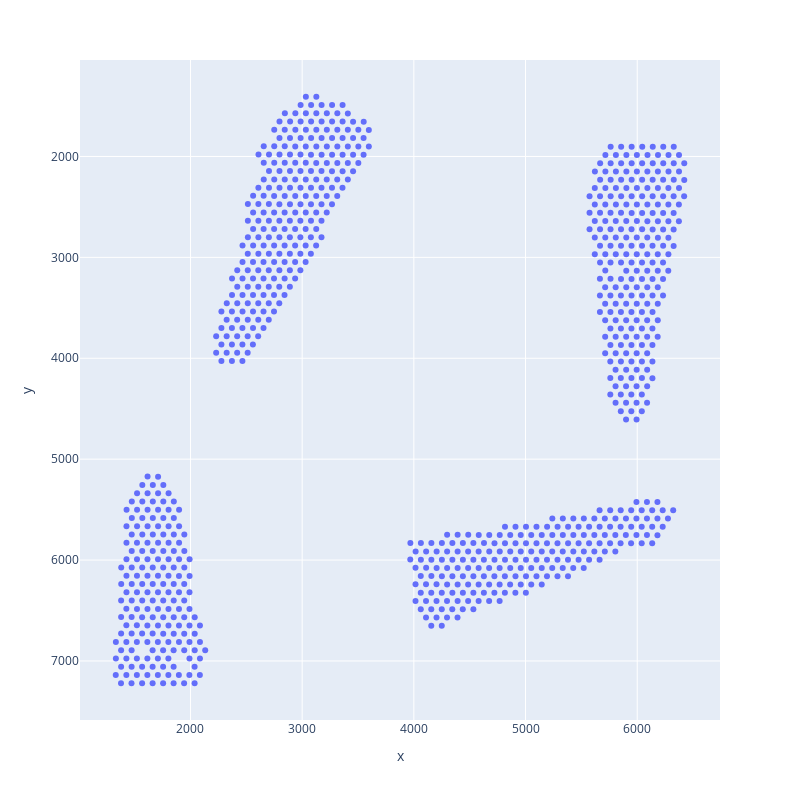

Notebook code cell kept with this figure:
### Code cell
# A619-C
adata = sc.read_h5ad('/Users/sohyun/Documents/2.SingleCellATAC/12.Spatial/2.h5adFiles/A619_C_adata_processed.h5ad')
fig = px.scatter(x=adata.obsm['spatial'][:, 0], y=adata.obsm['spatial'][:, 1])

# Invert the y-axis
fig.update_layout(
    yaxis=dict(autorange='reversed'),
    width=800,  # Set the width of the figure
    height=800  # Set the height of the figure (increased to make it longer)
)

fig.show()
Meta = adata.obs
Meta['spatial_x'] = adata.obsm['spatial'][:, 0]
Meta['spatial_y'] = adata.obsm['spatial'][:, 1]

#selected_row = Meta[(Meta['spatial_x'] == 2142) & (Meta['spatial_y'] == 4356)]
#row_name = selected_row.index[0]
#print(row_name)
get_row_name_by_spatial_coordinates(Meta, 2230, 3946)
get_row_name_by_spatial_coordinates(Meta, 2324, 3946)
get_row_name_by_spatial_coordinates(Meta, 2277, 4028)
get_row_name_by_spatial_coordinates(Meta, 2371, 4028)
get_row_name_by_spatial_coordinates(Meta, 5900, 4606)
get_row_name_by_spatial_coordinates(Meta, 5853, 4524)
get_row_name_by_spatial_coordinates(Meta, 5947, 4524)
get_row_name_by_spatial_coordinates(Meta, 1616, 5173)
get_row_name_by_spatial_coordinates(Meta, 1710, 5174)
get_row_name_by_spatial_coordinates(Meta, 6228, 5507)
get_row_name_by_spatial_coordinates(Meta, 6275, 5589)

### Figure 1 — Plotly figure (JSON) as saved in the notebook; plotly's stock layout.template omitted (floating-point values rounded to 4 significant figures; data arrays with more than 128 entries replaced by an {"elided": "..."} marker saying what was removed)
{"data": [{"hovertemplate": "x=%{x}<br>y=%{y}<extra></extra>", "legendgroup": "", "marker": {"color": "#636efa", "symbol": "circle"}, "mode": "markers", "name": "", "orientation": "v", "showlegend": false, "type": "scatter", "x": {"elided": "831 int values"}, "xaxis": "x", "y": {"elided": "831 int values"}, "yaxis": "y"}], "layout": {"height": 800, "legend": {"tracegroupgap": 0}, "margin": {"t": 60}, "width": 800, "xaxis": {"anchor": "y", "autorange": true, "domain": [0, 1], "range": [1011.0, 6741.0], "title": {"text": "x"}, "type": "linear"}, "yaxis": {"anchor": "x", "autorange": true, "domain": [0, 1], "range": [7585.0, 1044.0], "title": {"text": "y"}, "type": "linear"}}}
